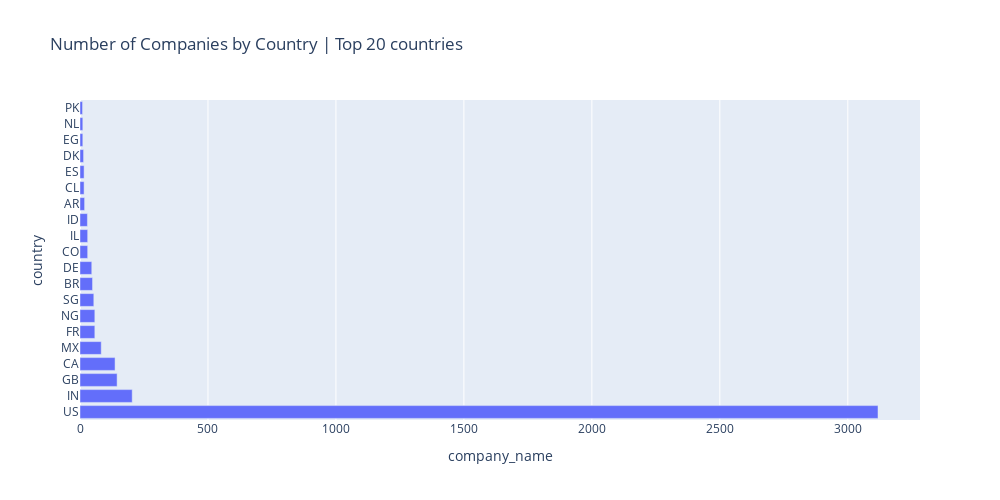

The cell this chart's notebook holds for it:
### Code cell
agg = df.groupby(['country']).agg({'company_name': 'count'}).reset_index()
fig = px.bar(agg.sort_values('company_name', ascending=False).head(20), y='country', x='company_name', title='Number of Companies by Country | Top 20 countries',
             orientation='h', height=500, width=1000)
fig.show()

### Figure 1 — Plotly figure (JSON) as saved in the notebook; plotly's stock layout.template omitted (floating-point values rounded to 4 significant figures)
{"data": [{"alignmentgroup": "True", "hovertemplate": "company_name=%{x}<br>country=%{y}<extra></extra>", "legendgroup": "", "marker": {"color": "#636efa", "pattern": {"shape": ""}}, "name": "", "offsetgroup": "", "orientation": "h", "showlegend": false, "textposition": "auto", "type": "bar", "x": [3118, 204, 145, 137, 83, 58, 58, 54, 49, 46, 30, 30, 29, 18, 16, 16, 14, 11, 11, 10], "xaxis": "x", "y": ["US", "IN", "GB", "CA", "MX", "FR", "NG", "SG", "BR", "DE", "CO", "IL", "ID", "AR", "CL", "ES", "DK", "EG", "NL", "PK"], "yaxis": "y"}], "layout": {"barmode": "relative", "height": 500, "legend": {"tracegroupgap": 0}, "title": {"text": "Number of Companies by Country | Top 20 countries"}, "width": 1000, "xaxis": {"anchor": "y", "autorange": true, "domain": [0, 1], "range": [0, 3282.0], "title": {"text": "company_name"}, "type": "linear"}, "yaxis": {"anchor": "x", "autorange": true, "domain": [0, 1], "range": [-0.5, 19.5], "title": {"text": "country"}, "type": "category"}}}
